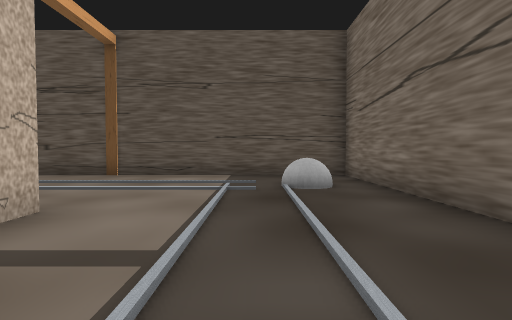
[1] (above)

24 first-person views from a walk through a robot-simulator world made for Gazebo. The camera is 0.72 m above the floor, tilts 2° down and sees 80° across. The floor is counted in squares, 1 m on a side. Each view is taken from the middle of a square. On the plan, view 1 faces up. The plan holds only what a view shows up to about 10 squares ahead; the rest is blank. The place goes on beyond the plan. Some stock models are drawn as simple stand-ins.

[2]
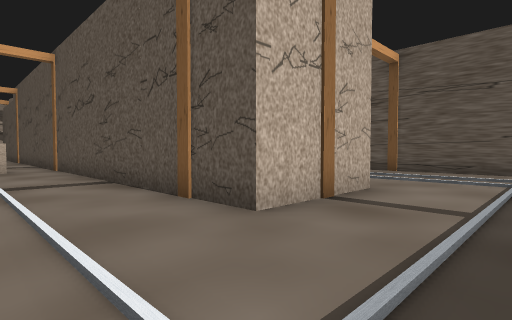

[3]
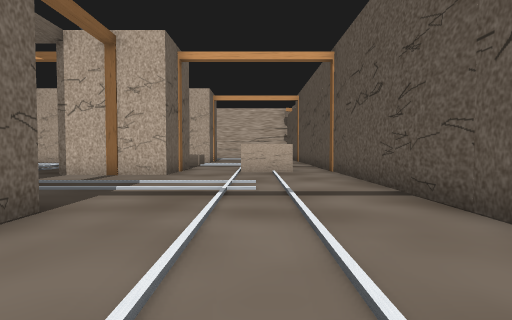

[4]
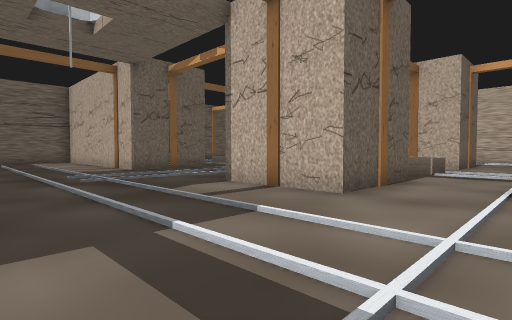

[5]
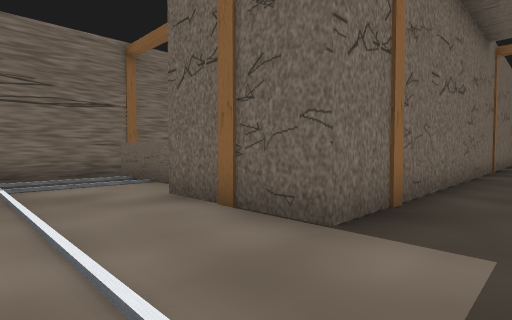

[6]
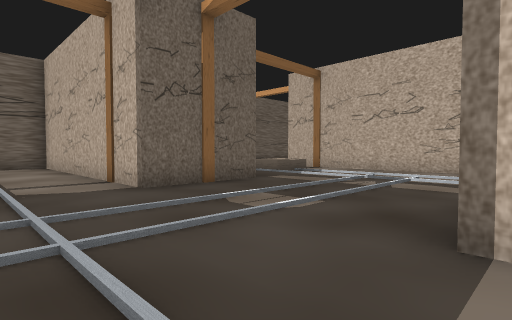

[7]
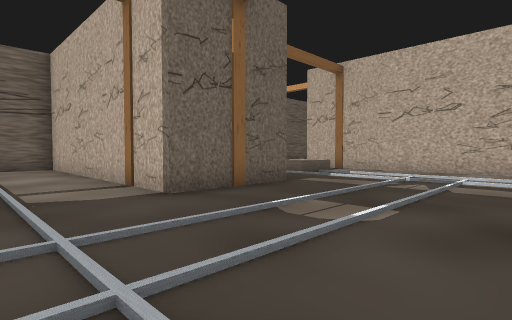

[8]
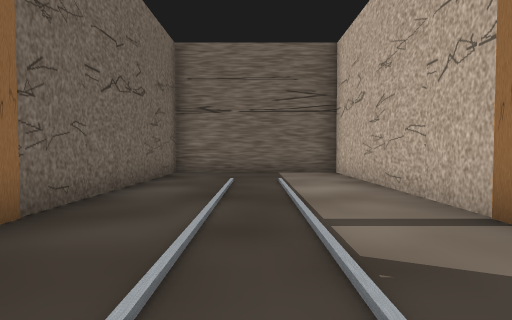

[9]
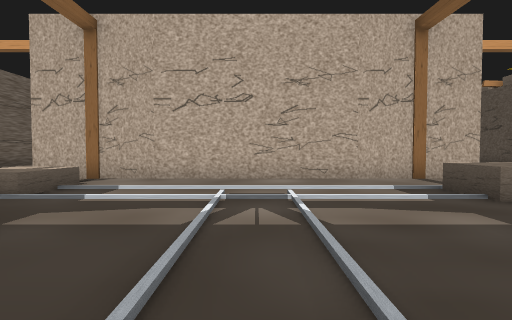

[10]
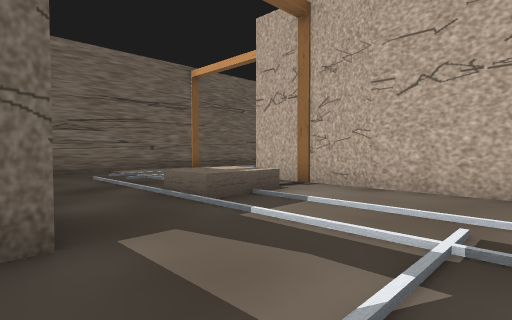

[11]
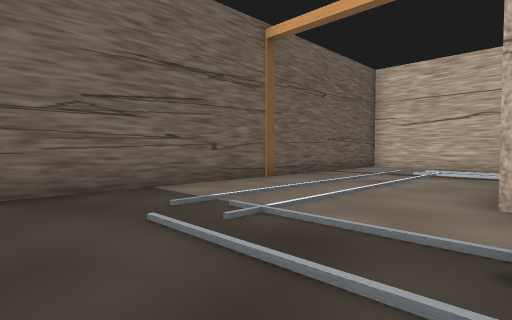

[12]
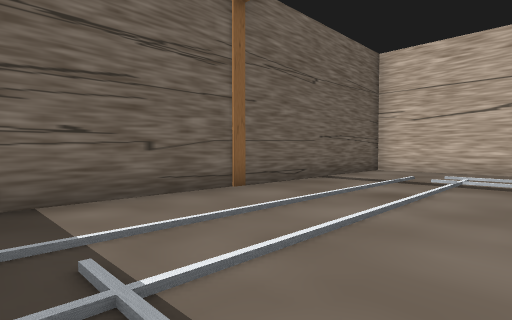

[13]
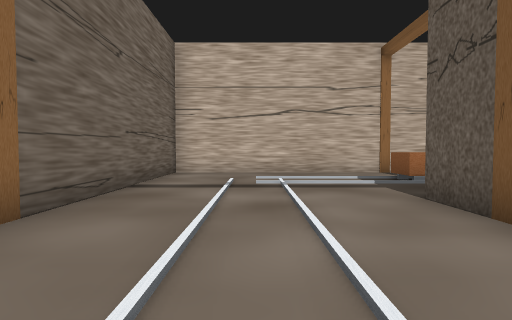

[14]
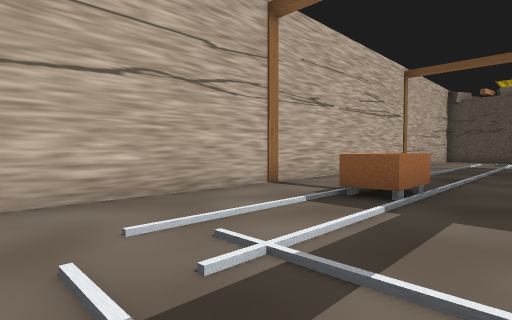

[15]
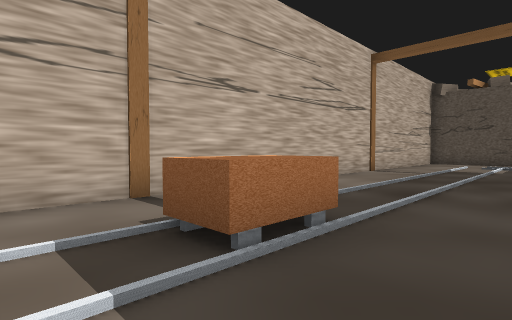

[16]
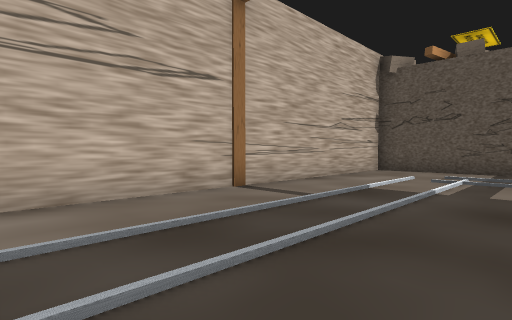

[17]
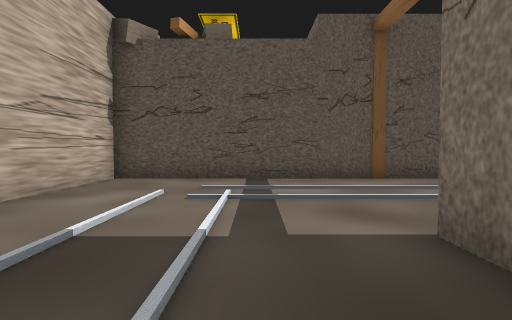

[18]
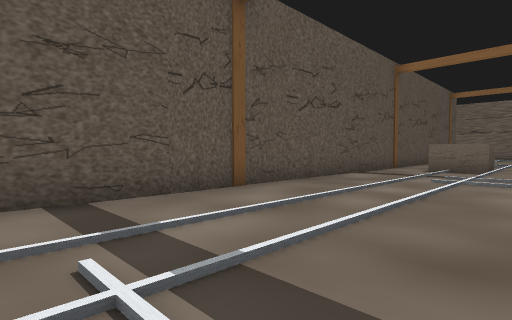

[19]
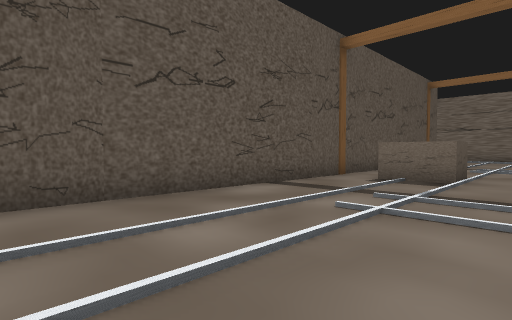

[20]
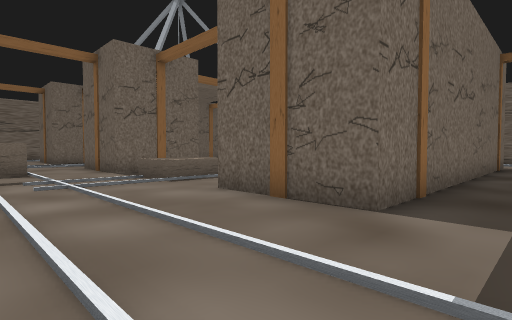

[21]
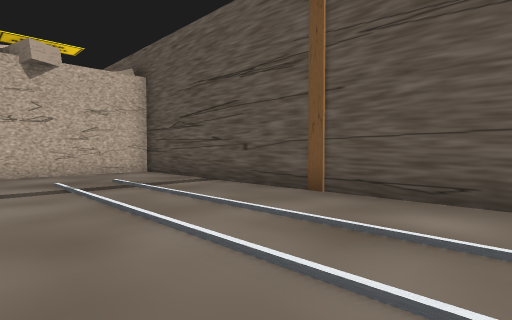

[22]
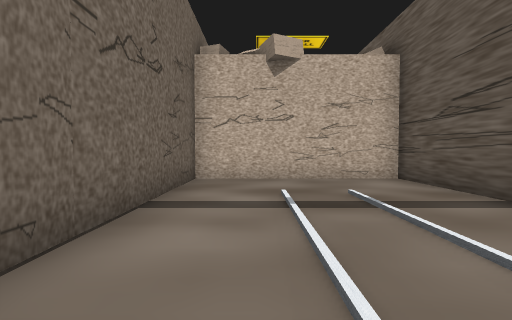

[23]
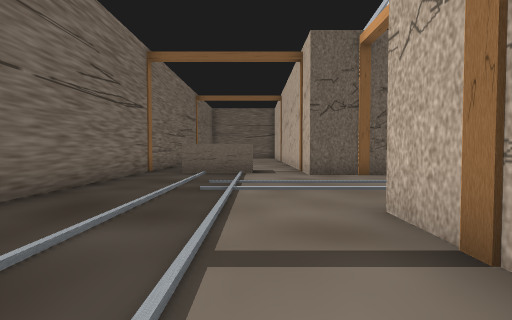

[24]
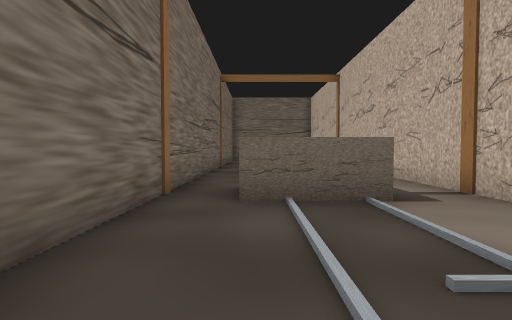

### Floor plan
Key: @ floor where view 1 was taken; # wall or solid block; . floor; B brown box; G grey ball; R rock; O other object.
Columns run from 27 left of view 1 to 3 right of it. Each row starts with its distance up from view 1.
  9                 #######B#######
  8                 B.............#
  7                 B.............#
  6                 B...........G.#
  5                 O.............#
  4                BB.............#
  3                RRRRRRRRBR.....#
  2    B  R                  .....
  1 #BBBBBRBRRRRRRRBRRRRRRRBR.....
  0 #..........................@..#
 -1 #..............B..............#
 -2 #..............B..............#
 -3 #.............................#
 -4 #.............................#
 -5 #.....RBR..BB.RBR.....RBR..BB.#
 -6 B.....B B..BB.BRB.....B B.B  .#
 -7 #.....R R.....RB .....  R.  ..#
 -8 #.....R R.............B R.  ..#
 -9 #.....R R.............B R   ..#
-10 #.....R R.............B R    .#
-11 #.....R R.............B R    .#
-12 #.....R R.............B
-13 #.....R R.....RB .....
-14 B..B..B B.BB..B B.....B
-15 #.....RBR.BB..  R.....R
-16 #.............  R.....R
-17 #.............  R.....R
-18 #.............  R.....R
-19 #.............  R.....R
-20 #.............  R.....R
-21 ##############  #######

Positions as (right, up) in squares from view 1, and headings:
1: (0, 0), facing up
2: (0, -2), facing up-left
3: (-2, -2), facing left
4: (-6, -2), facing down-left
5: (-7, -2), facing down-right
6: (-8, -7), facing down-left
7: (-8, -8), facing down-left
8: (-8, -11), facing down
9: (-11, -10), facing left
10: (-13, -10), facing down-left
11: (-14, -15), facing down-left
12: (-16, -16), facing down-left
13: (-17, -18), facing left
14: (-22, -19), facing up-left
15: (-22, -16), facing up-left
16: (-22, -10), facing up-left
17: (-23, -7), facing up
18: (-24, -4), facing up-right
19: (-20, -4), facing up-right
20: (-23, -1), facing down-right
21: (-1, 4), facing up-left
22: (-3, 5), facing left
23: (-1, 4), facing down
24: (1, -1), facing down
